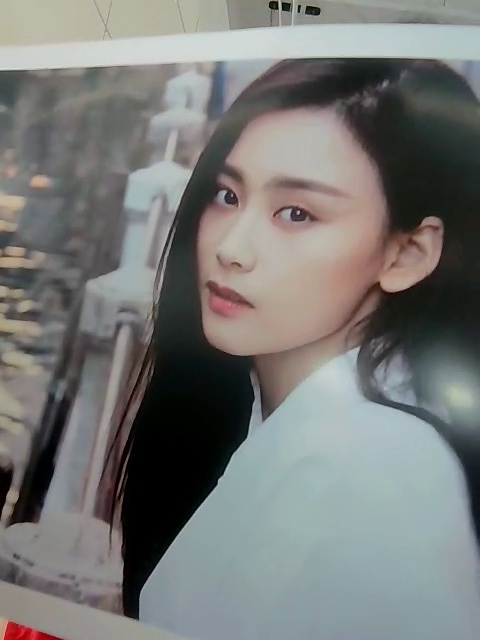
#> input picture benchmark/data/minivision/image_F1.jpg, 480 x 640 px; its folder holds only this picture in this run
$ python run_antispoof.py
#> lines starting #> are read from the running program, lines starting #| are printed output that depends on the picture
#!/usr/bin/env python3
"""
Benchmark the deployed MiniFASNetV2 anti-spoof TFLite on labeled face images.

Correct preprocessing (discovered the hard way, matches upstream Silent-Face):
  - crop face, expand by scale 2.7 around center, resize to 80x80
  - channel order BGR (cv2 native)
  - values in RAW [0,255] range  (NO /255 normalization -- upstream to_tensor has
    `img.float().div(255)` commented out)
  - output is 3-class softmax; LIVE = index 1

Feeding RGB or [0,1] makes the model collapse to a constant "spoof" output.

Usage: .venv-convert/bin/python benchmark/run_antispoof.py
"""
import os
import glob
import cv2
import numpy as np
from ai_edge_litert.interpreter import Interpreter

TFLITE = "assets/models/minifasnet_v2.tflite"
SCALE = 2.7
SIZE = 80
LIVE_IDX = 1
THRESH = 0.5

cascade = cv2.CascadeClassifier(
    os.path.join(cv2.data.haarcascades, "haarcascade_frontalface_default.xml")
)


def detect_box(img_bgr):
    gray = cv2.cvtColor(img_bgr, cv2.COLOR_BGR2GRAY)
    faces = cascade.detectMultiScale(gray, 1.1, 5, minSize=(60, 60))
    if len(faces) == 0:
        return None
    return max(faces, key=lambda f: f[2] * f[3])


def crop_scaled(img_bgr, bbox, scale):
    """Upstream generate_patches._get_new_box: keep box*scale, shift in-bounds."""
    src_h, src_w = img_bgr.shape[:2]
    x, y, bw, bh = bbox
    scale = min((src_h - 1) / bh, min((src_w - 1) / bw, scale))
    nw, nh = bw * scale, bh * scale
    cx, cy = bw / 2 + x, bh / 2 + y
    lx, ly, rx, ry = cx - nw / 2, cy - nh / 2, cx + nw / 2, cy + nh / 2
    if lx < 0: rx -= lx; lx = 0
    if ly < 0: ry -= ly; ly = 0
    if rx > src_w - 1: lx -= (rx - src_w + 1); rx = src_w - 1
    if ry > src_h - 1: ly -= (ry - src_h + 1); ry = src_h - 1
    return cv2.resize(img_bgr[int(ly):int(ry), int(lx):int(rx)], (SIZE, SIZE))


def softmax(v):
    e = np.exp(v - v.max())
    return e / e.sum()


def infer(crop_bgr):
    it = Interpreter(model_path=TFLITE)
    it.allocate_tensors()
    i, o = it.get_input_details()[0], it.get_output_details()[0]
    # NHWC, BGR, raw [0,255]
    it.set_tensor(i["index"], crop_bgr[None].astype(np.float32))
    it.invoke()
    return softmax(it.get_tensor(o["index"]).flatten())


def main():
    paths = sorted(p for p in glob.glob("benchmark/data/**/*.jpg", recursive=True)
                   if "_result" not in p and ".crop." not in p)
    npass = nfail = 0
    print(f"{'image':24s} {'truth':5s} {'live%':>6s} {'pred':5s}  probs[0,1,2]")
    print("-" * 70)
    for p in paths:
        name = os.path.basename(p)
        truth = "FAKE" if "_F" in name or "fake" in p.lower() else (
            "REAL" if "_T" in name or "real" in p.lower() or "live" in p.lower() else "?")
        img = cv2.imread(p)
#> img is the input picture: shape (640, 480, 3); mean B, G, R 118.6, 120.6, 119.5
        box = detect_box(img)
#> in detect_box, `gray = cv2.cvtColor(img_bgr, cv2.COLOR_BGR2GRAY)`:
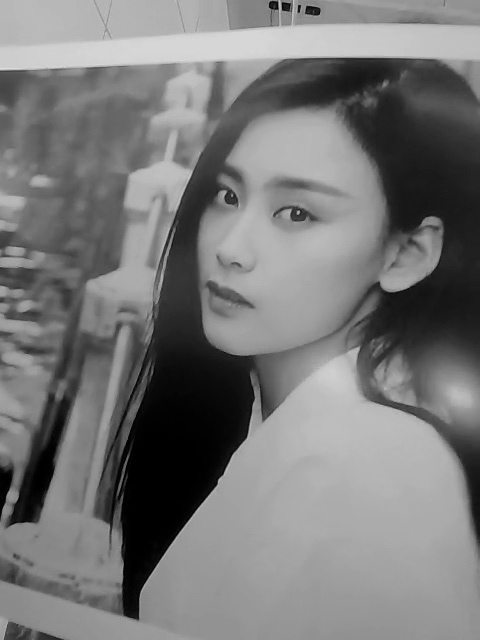
#> gray: shape (640, 480); min 0, max 222, mean 120
#> in detect_box, `faces = cascade.detectMultiScale(gray, 1.1, 5, minSize=(60, 60))`: faces = [[143, 107, 247, 247]]
#> box = [143, 107, 247, 247]
        if box is None:
            print(f"{name:24s} {truth:5s}  NO FACE DETECTED"); continue
        pr = infer(crop_scaled(img, box, SCALE))
#> in crop_scaled, `x, y, bw, bh = bbox`: x = 143; y = 107; bw = 247
#> in crop_scaled, `scale = min((src_h - 1) / bh, min((src_w - 1) / bw, scale))`: scale = 1.94
#> in crop_scaled, `nw, nh = bw * scale, bh * scale`: nw = 479
#> in crop_scaled, `cx, cy = bw / 2 + x, bh / 2 + y`: cx = 266.5; cy = 230.5
#> in crop_scaled, `lx, ly, rx, ry = cx - nw / 2, cy - nh / 2, cx + nw / 2, cy + nh / 2`: lx = 27; ly = -9; rx = 506; ry = 470
#> in crop_scaled, `ry -= ly`: ry = 479
#> in crop_scaled, `lx -= rx - src_w + 1`: lx = 0
#> in crop_scaled, `return cv2.resize(img_bgr[int(ly):int(ry), int(lx):int(rx)], (SIZE, SI..`:
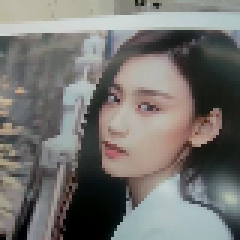
#> returned value: shape (80, 80, 3) (shown 3 times larger); mean of channels 0, 1, 2 112.6, 115.8, 117.3; drawn as B, G, R
        live = pr[LIVE_IDX]
        pred = "REAL" if live >= THRESH else "FAKE"
        ok = (pred == truth) if truth in ("REAL", "FAKE") else True
        npass += ok; nfail += (not ok)
        flag = "" if ok else "  <-- WRONG"
        print(f"{name:24s} {truth:5s} {live*100:5.1f}% {pred:5s}  "
              f"[{pr[0]:.3f}, {pr[1]:.3f}, {pr[2]:.3f}]{flag}")
    print("-" * 70)
    print(f"PASS {npass}  FAIL {nfail}")


if __name__ == "__main__":
    main()
#> (the call stopped at in infer, `it = Interpreter(model_path=TFLITE)`: ai_edge_litert is not available in this run)
